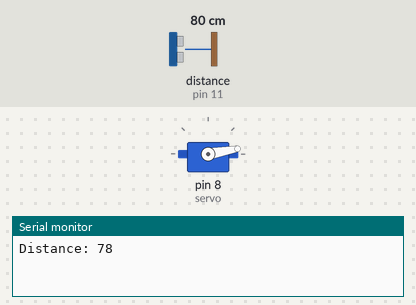
A sketch run on a simulated Arduino Uno, built with avr-gcc and run on an emulated ATmega328P. On the bench: servo, the last lines printed to the serial monitor. Wiring (inferred from the names in the program): ultrasonic range finder: trigger pin 12; echo pin 11. Inputs (shaded band) come from the test bench; at power-on: distance to the obstacle (sensor on pin 11) 80 cm. The echo pulse lasts 58.3 µs per cm.

Above: at 0.05 s.
At 1.2 s:
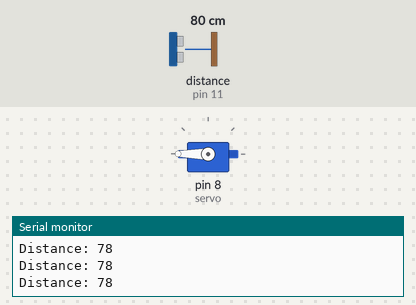
1.3 s: distance to the obstacle (sensor on pin 11) set to 7 cm
2.8 s: distance to the obstacle (sensor on pin 11) set to 4 cm
At 3.9 s:
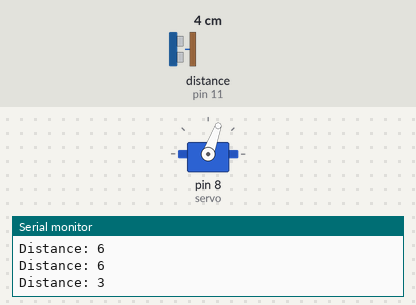
Timing chart, 0 to 5.8 s (numbered marks = the images above; inputs shaded):
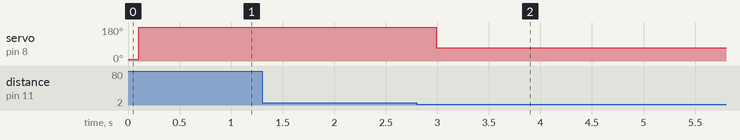

The sketch:

Palang_Pintu.ino
```cpp
// dev by: S-149

#include <Servo.h>  // Mengimpor library Servo untuk mengontrol motor servo
Servo servo;        // Mendeklarasikan objek servo
int angle = 10;     // variabel untuk menyimpan sudut awal motor servo

// mendefinisikan nomor pin
const int trigPin = 12;  // pin trigger sensor ultrasonik
const int echoPin = 11;  // pin echo sensor ultrasonik

// mendefinisikan variabel-variabel untuk menghitung durasi dan jarak
long duration;  // variabel untuk menyimpan durasi dari pulsa ultrasonik yang dikirim
int distance;   // variabel untuk menyimpan jarak yang dihitung dari durasi pulsa

void setup() {
  servo.attach(8);           // Menghubungkan servo ke pin 8 Arduino
  servo.write(angle);        // Mengatur posisi awal servo
  pinMode(trigPin, OUTPUT);  // Mengatur trigPin sebagai Output
  pinMode(echoPin, INPUT);   // Mengatur echoPin sebagai Input
  Serial.begin(9600);        // Memulai komunikasi serial dengan kecepatan 9600 baud
}

void loop() {
  digitalWrite(trigPin, LOW);  // Menghentikan sinyal ultrasonik
  delayMicroseconds(2);
  digitalWrite(trigPin, HIGH);  // Mengirimkan sinyal ultrasonik
  delayMicroseconds(10);
  digitalWrite(trigPin, LOW);  // Menghentikan sinyal ultrasonik

  duration = pulseIn(echoPin, HIGH);  // Membaca durasi pulsa ultrasonik yang kembali
  distance = duration * 0.034 / 2;    // Menghitung jarak berdasarkan durasi pulsa

  Serial.print("Distance: ");  // Mencetak label "Distance: " ke Serial Monitor
  Serial.println(distance);    // Mencetak nilai jarak ke Serial Monitor
  delay(100);                 // Delay singkat

  // Mengatur sudut servo berdasarkan jarak yang diukur
  if (distance < 5) {
    servo.write(70);  // Menggerakkan servo ke sudut 180 jika jarak kurang dari 20
    delay(5000); // delay selama 5 detik
  } else {
    servo.write(180);  // Menggerakkan servo ke sudut 70 jika jarak tidak kurang dari 20
  }
}
```

Measured:
- the behaviour switches between 6 and 5 cm on distance to the obstacle (sensor on pin 11) (found by bisection; images 1 and 2)
- after the input at 2.8 s, servo on pin 8 (servo): 180° → 70° after 0.19 s
